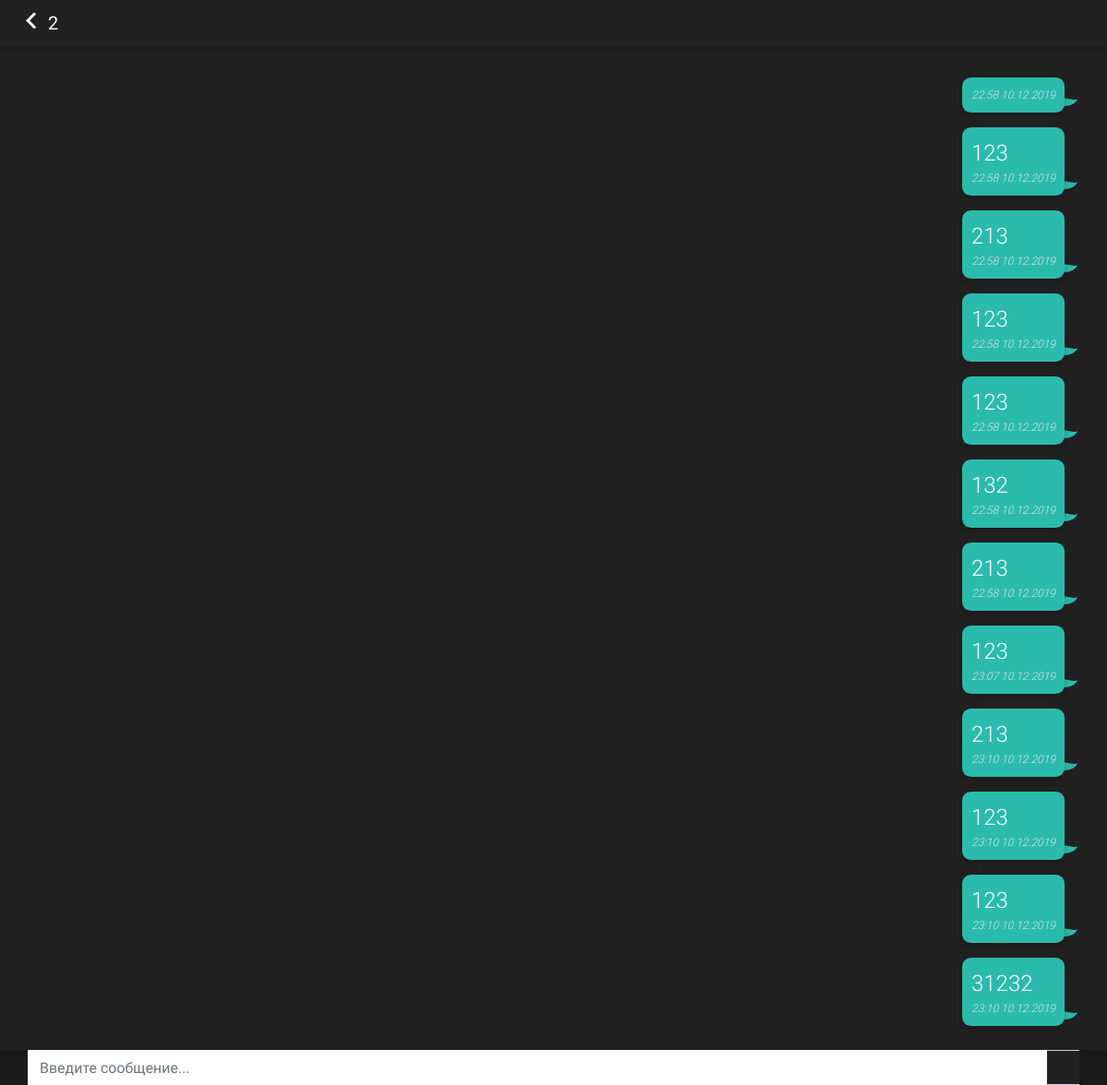
The page /chat/2/ (signed in) on the database its author committed.
### ChatApp/models.py (models this page shows)
class Message(models.Model):
    content = models.TextField(max_length=500)
    author = models.ForeignKey(
        settings.AUTH_USER_MODEL, on_delete=models.CASCADE)
    send_date = models.DateTimeField(default=timezone.now())
    room = models.ForeignKey(Room, on_delete=models.CASCADE, related_name='message')

### ChatApp/views.py (the view)
# urls.py: path('<str:room_name>/', views.room, name='room'),
@login_required
def room(request, room_name):
    try:
        user = User.objects.get(username=room_name)
        user_admin = User.objects.get(is_superuser=True)
    except User.DoesNotExist:
        return False
    try:
        current_room = Room.objects.get(name=room_name)
    except Room.DoesNotExist:
        Room.objects.create(name=room_name, user_simple=user,
                            user_admin=user_admin)
        current_room = Room.objects.get(name=room_name)
    try:
        messages = current_room.message.all()
    except:
        messages = None
    if request.user == user_admin:
        if user.first_name != '' and user.last_name != '':
            page_title = f'{user.first_name} {user.last_name}'
        else:
            page_title = user.username
    elif request.user == user:
        if user_admin.first_name != '' and user_admin.last_name != '':
            page_title = f'{user_admin.first_name} {user_admin.last_name}'
        else:
            page_title = user_admin.username
    context = {
        'page_title': page_title,
        'messages': messages,
        'current_room_name': mark_safe(json.dumps(current_room.name)),
        'room_name_json': mark_safe(json.dumps(user.username)),
        'current_user': mark_safe(json.dumps(request.user.username)),
        'username': mark_safe(json.dumps(user.username)),
    }
    return render(request, 'Chat/room.html', context)

### ChatApp/templates/Chat/room.html (shortened to what this page needs)
{% extends 'pwaMessenger/main.html' %}
{% block nav %}
<li class="nav-item">
    <a class="nav-link p-0" href="{% url 'Chat:chat_choice' %}">
        <svg fill="#FFFFFF" height="36" viewBox="0 0 24 24" width="36" xmlns="http://www.w3.org/2000/svg">
            <path d="M15.41 16.09l-4.58-4.59 4.58-4.59L14 5.5l-6 6 6 6z"/>
            <path d="M0-.5h24v24H0z" fill="none"/>
        </svg>
    </a>
</li>
{% endblock nav %}
{% block title %}{{page_title}}{% endblock title %}
{% block main %}
<div class="col-12 px-3 pt-1" id="dialog">
    {% for msg in messages %}
    {% if msg.author != request.user %}
    <div class="row">
        <div class="col-12 question justify-content-start mt-3">
            <div class="row">
                <div class="col-10">
                    <div class="bubble bubble-question z-depth-1">
                        <span class="text-break">{{msg.content}}<em
                                class="text-light d-block message-time message-time-start">{{ msg.send_date }}</em></span>
                    </div>
                </div>
            </div>
        </div>
    </div>
    {% else %}
    <div class="row">
        <div class="col-12 answer justify-content-end mt-3">
            <div class="row justify-content-end">
                <div class="col-10 d-flex justify-content-end">
                    <div class="bubble bubble-answer z-depth-1">
                        <span class="text-break">{{msg.content}}<em
                                class="text-light d-block message-time message-time-end">{{ msg.send_date }}</em></span>
                    </div>
                </div>
            </div>
        </div>
    </div>
    {% endif %}
    {% endfor %}
</div>
{% endblock main %}
{% block footer %}
<footer class="page-footer font-small elegant-color-dark fixed-bottom">
    <div class="footer-copyright d-flex justify-content-between p-0">
        <div class="container">
            <div class="row text-center">
                <div class="col p-0">
                    <div class="input-group pl-0">
                        <input class="form-control form-control-white border-white" type="text"
                               placeholder="Введите сообщение..."
                               aria-label="send-msg" id="chat-message-input">
                        <div class="input-group-append">
                            <button class="input-group-text elegant-color-dark lighten-1"
                                    id="chat-message-submit">
                                <i class="fas fa-paper-plane text-white"></i>
                            </button>
                        </div>
                    </div>
                </div>
            </div>
        </div>
    </div>
</footer>
{% endblock footer %}

### pwaMessenger/templates/pwaMessenger/main.html (shortened to what this page needs)
{% load static %}
<!doctype html>
<html lang="ru">
<head>
    <link rel="stylesheet" href="{% static 'pwaMessenger/font/css/all.css' %}">
    <link href="{% static 'pwaMessenger/css/bootstrap.min.css' %}" rel="stylesheet">
    <link href="{% static 'pwaMessenger/css/mdb.min.css' %}" rel="stylesheet">
    <link href="{% static 'pwaMessenger/css/style.css' %}" rel="stylesheet">
</head>
<body>
{% block login %}
<header>
    <nav class="navbar fixed-top navbar-dark elegant-color-dark scrolling-navbar">
        <ul class="navbar-nav nav-flex-icons">
            {% block nav %}
            {% endblock nav %}
            <li class="nav-item d-flex align-items-center">
                <h1 class="navbar-brand text-center" href="#">
                    <strong>{% block title %}{{page_title}}{% endblock title%}</strong>
                </h1>
            </li>
        </ul>
    </nav>
</header>
<main class="overflow-auto">
    <div class="container">
        <div class="row my-5 py-3 text-white">
            {% block main %}
            {% endblock main %}
        </div>
    </div>
</main>
{% block footer %}{% endblock footer %}
{% endblock login %}
</body>
</html>

### pwaMessenger/static/pwaMessenger/css/style.css (style rules this page uses)
body { background-color: #212121; color: white; width: 100%; }
html { width: 100%; max-width: 100%; overflow-x: hidden; }
body { width: 100%; max-width: 100%; overflow-x: hidden; }
h1, p { margin: 0; }
.form-control { color: white !important; }
.form-control-white { color: black !important; }
.form-control, .input-group-text { border-radius: unset !important; }
.input-group-text { border-left: unset; border-right: unset; }
.bubble { display: inline-block; position: relative; }
.bubble > span { color: white; font-size: 24px; border-radius: 0.4em; display: inline-block; padding: 10px; z-index: 1; }
.bubble::after { background-color: #212121; border-radius: 0 0 50% 0; border-right: 0; bottom: 14px; content: ''; height: 30px; margin-top: -5px; margin-right: -5px; position: absolute; transform: rotate(10deg); width: 30px; z-index: -1; }
.bubble::before { border-radius: 50%; border-right: 0; bottom: 7px; content: ''; height: 30px; margin-top: -5px; margin-right: -5px; position: absolute; transform: rotate(20deg); width: 30px; z-index: -1; }
.bubble-answer > span { background-color: #2BBBAD; color: white; }
.bubble-answer::after { right: -21px; }
.bubble-answer::before { background-color: #2BBBAD; right: -11px; }
.message-time { font-size: 12px; }
.message-time-end { text-align: end; }
.text-break { overflow-wrap: break-word !important; word-break: break-word; }

### rows shown on the page
Message: send_date "22:58 10.12.2019"
Message: content "123", send_date "22:58 10.12.2019"
Message: content "213", send_date "22:58 10.12.2019"
Message: content "123", send_date "22:58 10.12.2019"
Message: content "123", send_date "22:58 10.12.2019"
Message: content "132", send_date "22:58 10.12.2019"
Message: content "213", send_date "22:58 10.12.2019"
Message: content "123", send_date "23:07 10.12.2019"
Message: content "213", send_date "23:10 10.12.2019"
Message: content "123", send_date "23:10 10.12.2019"
Message: content "123", send_date "23:10 10.12.2019"
Message: content "31232", send_date "23:10 10.12.2019"

### other values the page prints
{{ page_title }} "2"
